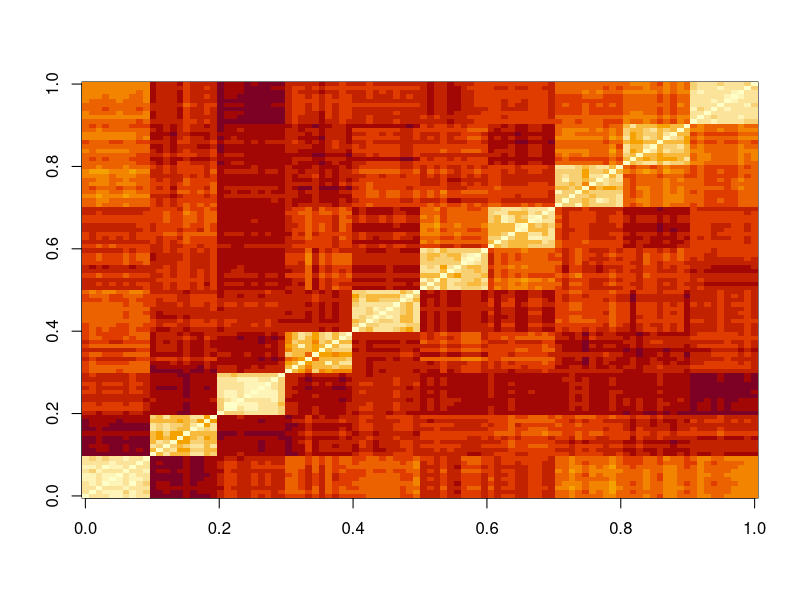

This chart was generated by the following R code:
library(class)
library(pracma)

x <- read.csv("att_faces_aligned/reps.csv", header = FALSE)
x <- as.matrix(x)
View(x)
dim(x)
labs <- read.csv("att_faces_aligned/labels.csv", header = FALSE, stringsAsFactors = FALSE)
dim(labs)
help(substr)
labs[, 2] <- sapply(labs[, 2], substring, 19)
y <- labs[, 1]
rownames(x) <- paste0(y, "_", (1:length(y)) %% 11)

floor(pdist(x[y <= 2, ]) * 10)

## distance matrix
image(pdist(x[y <= 10, ]))

## built test set
test_inds <- sapply(1:40, function(x) sample(which(labs[, 1]==x), 1))
x.te <- x[test_inds, ]
x.tr <- x[-test_inds, ]
y.te <- y[test_inds]
y.tr <- y[-test_inds]

## success of knn???
knn_errs <- numeric()
for (k in 1:5) {
  res <- knn(train = x.tr, test = x.te, cl = y.tr, k = k)
  knn_errs[paste0("k_", k)] <- mean(res!=y.te)
}
knn_errs
